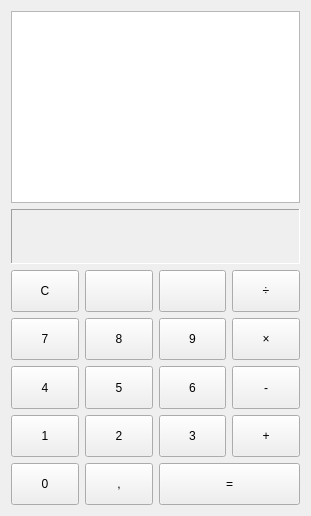
<?xml version="1.0" encoding="UTF-8"?>
<ui version="4.0">
 <class>MainWindow</class>
 <widget class="QMainWindow" name="MainWindow">
  <property name="geometry">
   <rect>
    <x>0</x>
    <y>0</y>
    <width>311</width>
    <height>516</height>
   </rect>
  </property>
  <property name="windowTitle">
   <string>MainWindow</string>
  </property>
  <widget class="QWidget" name="centralWidget">
   <layout class="QGridLayout" name="gridLayout">
    <item row="0" column="0" colspan="4">
     <widget class="QTextEdit" name="textEditMain">
      <property name="sizePolicy">
       <sizepolicy hsizetype="Preferred" vsizetype="Preferred">
        <horstretch>0</horstretch>
        <verstretch>0</verstretch>
       </sizepolicy>
      </property>
      <property name="maximumSize">
       <size>
        <width>16777215</width>
        <height>200</height>
       </size>
      </property>
      <property name="font">
       <font>
        <pointsize>18</pointsize>
       </font>
      </property>
     </widget>
    </item>
    <item row="4" column="0">
     <widget class="QPushButton" name="pushButton_7">
      <property name="sizePolicy">
       <sizepolicy hsizetype="Ignored" vsizetype="Preferred">
        <horstretch>0</horstretch>
        <verstretch>0</verstretch>
       </sizepolicy>
      </property>
      <property name="text">
       <string>7</string>
      </property>
      <property name="autoRepeat">
       <bool>true</bool>
      </property>
      <property name="autoRepeatInterval">
       <number>10</number>
      </property>
     </widget>
    </item>
    <item row="6" column="0">
     <widget class="QPushButton" name="pushButton_1">
      <property name="sizePolicy">
       <sizepolicy hsizetype="Ignored" vsizetype="Preferred">
        <horstretch>0</horstretch>
        <verstretch>0</verstretch>
       </sizepolicy>
      </property>
      <property name="text">
       <string>1</string>
      </property>
      <property name="autoRepeat">
       <bool>true</bool>
      </property>
      <property name="autoRepeatInterval">
       <number>10</number>
      </property>
     </widget>
    </item>
    <item row="5" column="2">
     <widget class="QPushButton" name="pushButton_6">
      <property name="sizePolicy">
       <sizepolicy hsizetype="Ignored" vsizetype="Preferred">
        <horstretch>0</horstretch>
        <verstretch>0</verstretch>
       </sizepolicy>
      </property>
      <property name="text">
       <string>6</string>
      </property>
      <property name="autoRepeat">
       <bool>true</bool>
      </property>
      <property name="autoRepeatInterval">
       <number>10</number>
      </property>
     </widget>
    </item>
    <item row="6" column="2">
     <widget class="QPushButton" name="pushButton_3">
      <property name="sizePolicy">
       <sizepolicy hsizetype="Ignored" vsizetype="Preferred">
        <horstretch>0</horstretch>
        <verstretch>0</verstretch>
       </sizepolicy>
      </property>
      <property name="text">
       <string>3</string>
      </property>
      <property name="autoRepeat">
       <bool>true</bool>
      </property>
      <property name="autoRepeatInterval">
       <number>10</number>
      </property>
     </widget>
    </item>
    <item row="5" column="1">
     <widget class="QPushButton" name="pushButton_5">
      <property name="sizePolicy">
       <sizepolicy hsizetype="Ignored" vsizetype="Preferred">
        <horstretch>0</horstretch>
        <verstretch>0</verstretch>
       </sizepolicy>
      </property>
      <property name="text">
       <string>5</string>
      </property>
      <property name="autoRepeat">
       <bool>true</bool>
      </property>
      <property name="autoRepeatInterval">
       <number>10</number>
      </property>
     </widget>
    </item>
    <item row="5" column="0">
     <widget class="QPushButton" name="pushButton_4">
      <property name="sizePolicy">
       <sizepolicy hsizetype="Ignored" vsizetype="Preferred">
        <horstretch>0</horstretch>
        <verstretch>0</verstretch>
       </sizepolicy>
      </property>
      <property name="text">
       <string>4</string>
      </property>
      <property name="autoRepeat">
       <bool>true</bool>
      </property>
      <property name="autoRepeatInterval">
       <number>10</number>
      </property>
     </widget>
    </item>
    <item row="4" column="1">
     <widget class="QPushButton" name="pushButton_8">
      <property name="sizePolicy">
       <sizepolicy hsizetype="Ignored" vsizetype="Preferred">
        <horstretch>0</horstretch>
        <verstretch>0</verstretch>
       </sizepolicy>
      </property>
      <property name="text">
       <string>8</string>
      </property>
      <property name="autoRepeat">
       <bool>true</bool>
      </property>
      <property name="autoRepeatInterval">
       <number>10</number>
      </property>
     </widget>
    </item>
    <item row="3" column="1">
     <widget class="QPushButton" name="pushButton_remove">
      <property name="sizePolicy">
       <sizepolicy hsizetype="Ignored" vsizetype="Preferred">
        <horstretch>0</horstretch>
        <verstretch>0</verstretch>
       </sizepolicy>
      </property>
      <property name="toolTip">
       <string>Не работает</string>
      </property>
      <property name="text">
       <string/>
      </property>
      <property name="autoRepeat">
       <bool>true</bool>
      </property>
      <property name="autoRepeatInterval">
       <number>10</number>
      </property>
     </widget>
    </item>
    <item row="3" column="0">
     <widget class="QPushButton" name="pushButton_clear">
      <property name="sizePolicy">
       <sizepolicy hsizetype="Ignored" vsizetype="Preferred">
        <horstretch>0</horstretch>
        <verstretch>0</verstretch>
       </sizepolicy>
      </property>
      <property name="text">
       <string>C</string>
      </property>
     </widget>
    </item>
    <item row="1" column="0" colspan="4">
     <widget class="QFrame" name="frame">
      <property name="frameShape">
       <enum>QFrame::Panel</enum>
      </property>
      <property name="frameShadow">
       <enum>QFrame::Sunken</enum>
      </property>
      <layout class="QGridLayout" name="gridLayout_2">
       <property name="leftMargin">
        <number>1</number>
       </property>
       <property name="topMargin">
        <number>1</number>
       </property>
       <property name="rightMargin">
        <number>1</number>
       </property>
       <property name="bottomMargin">
        <number>1</number>
       </property>
       <property name="spacing">
        <number>1</number>
       </property>
       <item row="0" column="0">
        <widget class="QLabel" name="label_operation">
         <property name="font">
          <font>
           <pointsize>18</pointsize>
           <weight>75</weight>
           <bold>true</bold>
          </font>
         </property>
         <property name="frameShape">
          <enum>QFrame::NoFrame</enum>
         </property>
         <property name="text">
          <string/>
         </property>
        </widget>
       </item>
       <item row="0" column="1">
        <widget class="QLabel" name="label_nameNumber">
         <property name="font">
          <font>
           <family>Times New Roman</family>
           <pointsize>16</pointsize>
          </font>
         </property>
         <property name="frameShape">
          <enum>QFrame::NoFrame</enum>
         </property>
         <property name="text">
          <string/>
         </property>
        </widget>
       </item>
       <item row="1" column="0" colspan="2">
        <widget class="QLabel" name="label_information">
         <property name="sizePolicy">
          <sizepolicy hsizetype="Preferred" vsizetype="Preferred">
           <horstretch>0</horstretch>
           <verstretch>0</verstretch>
          </sizepolicy>
         </property>
         <property name="font">
          <font>
           <pointsize>14</pointsize>
           <weight>50</weight>
           <italic>false</italic>
           <bold>false</bold>
          </font>
         </property>
         <property name="frameShape">
          <enum>QFrame::NoFrame</enum>
         </property>
         <property name="lineWidth">
          <number>1</number>
         </property>
         <property name="text">
          <string/>
         </property>
         <property name="scaledContents">
          <bool>true</bool>
         </property>
         <property name="wordWrap">
          <bool>true</bool>
         </property>
        </widget>
       </item>
      </layout>
     </widget>
    </item>
    <item row="4" column="2">
     <widget class="QPushButton" name="pushButton_9">
      <property name="sizePolicy">
       <sizepolicy hsizetype="Ignored" vsizetype="Preferred">
        <horstretch>0</horstretch>
        <verstretch>0</verstretch>
       </sizepolicy>
      </property>
      <property name="text">
       <string>9</string>
      </property>
      <property name="autoRepeat">
       <bool>true</bool>
      </property>
      <property name="autoRepeatInterval">
       <number>10</number>
      </property>
     </widget>
    </item>
    <item row="3" column="2">
     <widget class="QPushButton" name="pushButton_Elevate">
      <property name="sizePolicy">
       <sizepolicy hsizetype="Ignored" vsizetype="Preferred">
        <horstretch>0</horstretch>
        <verstretch>0</verstretch>
       </sizepolicy>
      </property>
      <property name="text">
       <string/>
      </property>
     </widget>
    </item>
    <item row="6" column="1">
     <widget class="QPushButton" name="pushButton_2">
      <property name="sizePolicy">
       <sizepolicy hsizetype="Ignored" vsizetype="Preferred">
        <horstretch>0</horstretch>
        <verstretch>0</verstretch>
       </sizepolicy>
      </property>
      <property name="text">
       <string>2</string>
      </property>
      <property name="autoRepeat">
       <bool>true</bool>
      </property>
      <property name="autoRepeatInterval">
       <number>10</number>
      </property>
     </widget>
    </item>
    <item row="7" column="0">
     <widget class="QPushButton" name="pushButton_0">
      <property name="sizePolicy">
       <sizepolicy hsizetype="Ignored" vsizetype="Preferred">
        <horstretch>0</horstretch>
        <verstretch>0</verstretch>
       </sizepolicy>
      </property>
      <property name="text">
       <string>0</string>
      </property>
      <property name="autoRepeat">
       <bool>true</bool>
      </property>
      <property name="autoRepeatInterval">
       <number>10</number>
      </property>
     </widget>
    </item>
    <item row="4" column="3">
     <widget class="QPushButton" name="pushButton_multiply">
      <property name="sizePolicy">
       <sizepolicy hsizetype="Ignored" vsizetype="Preferred">
        <horstretch>0</horstretch>
        <verstretch>0</verstretch>
       </sizepolicy>
      </property>
      <property name="text">
       <string>×</string>
      </property>
     </widget>
    </item>
    <item row="5" column="3">
     <widget class="QPushButton" name="pushButton_minus">
      <property name="sizePolicy">
       <sizepolicy hsizetype="Ignored" vsizetype="Preferred">
        <horstretch>0</horstretch>
        <verstretch>0</verstretch>
       </sizepolicy>
      </property>
      <property name="text">
       <string>-</string>
      </property>
     </widget>
    </item>
    <item row="3" column="3">
     <widget class="QPushButton" name="pushButton_divide">
      <property name="sizePolicy">
       <sizepolicy hsizetype="Ignored" vsizetype="Preferred">
        <horstretch>0</horstretch>
        <verstretch>0</verstretch>
       </sizepolicy>
      </property>
      <property name="text">
       <string>÷</string>
      </property>
     </widget>
    </item>
    <item row="6" column="3">
     <widget class="QPushButton" name="pushButton_plus">
      <property name="sizePolicy">
       <sizepolicy hsizetype="Ignored" vsizetype="Preferred">
        <horstretch>0</horstretch>
        <verstretch>0</verstretch>
       </sizepolicy>
      </property>
      <property name="text">
       <string>+</string>
      </property>
     </widget>
    </item>
    <item row="7" column="1">
     <widget class="QPushButton" name="pushButton_comma">
      <property name="sizePolicy">
       <sizepolicy hsizetype="Ignored" vsizetype="Preferred">
        <horstretch>0</horstretch>
        <verstretch>0</verstretch>
       </sizepolicy>
      </property>
      <property name="text">
       <string>,</string>
      </property>
     </widget>
    </item>
    <item row="7" column="2" colspan="2">
     <widget class="QPushButton" name="pushButton_equally">
      <property name="sizePolicy">
       <sizepolicy hsizetype="Ignored" vsizetype="Preferred">
        <horstretch>0</horstretch>
        <verstretch>0</verstretch>
       </sizepolicy>
      </property>
      <property name="text">
       <string>=</string>
      </property>
     </widget>
    </item>
   </layout>
  </widget>
 </widget>
 <layoutdefault spacing="6" margin="11"/>
 <resources/>
 <connections/>
</ui>
